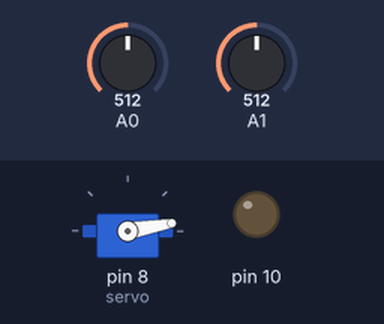
This sketch was run on a simulated Arduino Uno, built with avr-gcc and run on an emulated ATmega328P. Parts: servo, output pins drawn as LEDs (lit = HIGH). The inputs (shaded band) are chosen by the test bench; at power-on: A0 = 512, A1 = 512.

Above: at 1.2 s.
1.3 s: A0 set to 473
At 2.5 s:
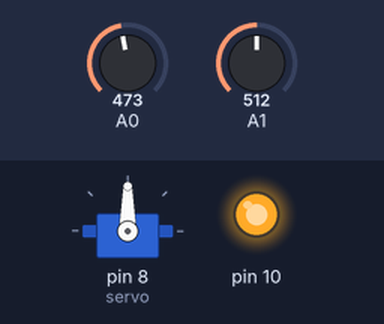
2.8 s: A1 set to 716
At 3.7 s:
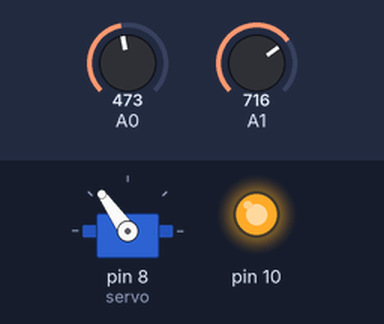
4.3 s: A0 set to 490
At 4.8 s:
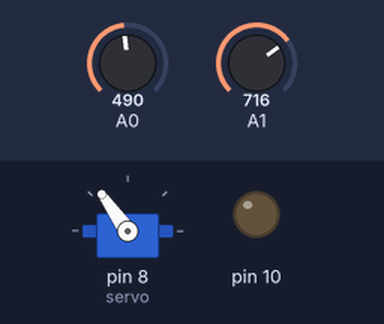
5.8 s: A1 set to 540
At 7.0 s:
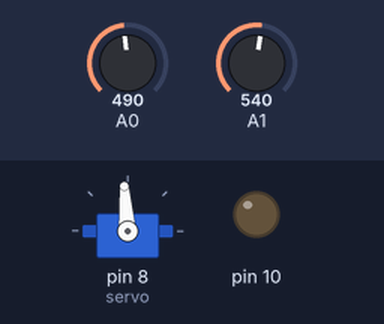
7.3 s: A1 set to 306
At 8.3 s:
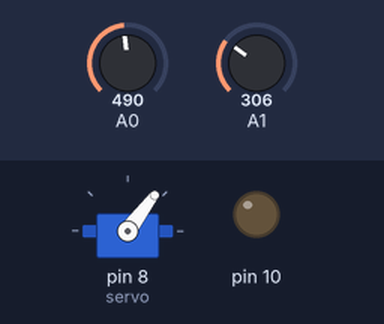
8.8 s: A1 set to 122
At 9.4 s:
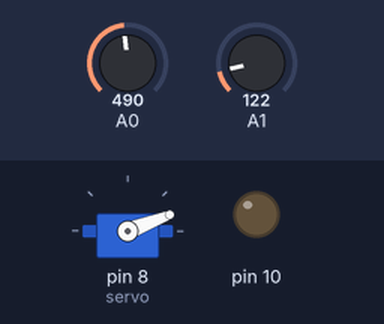
Timing chart, 0 to 11.3 s (numbered marks = the images above; inputs shaded):
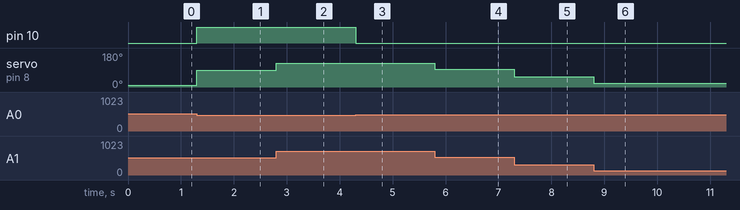

The sketch:

arduino_servo_joystick.ino
```cpp
#include <Servo.h>

Servo servo;

void setup() {
  // put your setup code here, to run once:
 pinMode("A0",INPUT);
 pinMode("A1",INPUT);
 pinMode(8, INPUT);
 pinMode(10,OUTPUT);
 servo.attach(8);
 servo.write(10);
 Serial.begin(9600);
}

void loop() {
  // put your main code here, to run repeatedly:
  while (analogRead(A0) < 480 || analogRead(A0) > 550) {
    digitalWrite(10,HIGH);
    servo.write(analogRead(A1)/5.68888888889);
  }
  digitalWrite(10,LOW);
   while (analogRead(A1) < 480 || analogRead(A1) > 550) {
     servo.write(analogRead(A1)/5.68888888889);
   }
}
 
```

Measured:
- the behaviour switches between 480 and 479 on A0 (found by bisection; images 0 and 1)
- after the input at 1.3 s, pin 10: LOW → HIGH at once; servo on pin 8 (servo): 10° → 90° at once
- after the input at 2.8 s, servo on pin 8 (servo): 90° → 125° at once
- after the input at 4.3 s, pin 10: HIGH → LOW at once
- after the input at 5.8 s, servo on pin 8 (servo): 125° → 94° at once
- after the input at 7.3 s, servo on pin 8 (servo): 94° → 53° at once
- after the input at 8.8 s, servo on pin 8 (servo): 53° → 21° at once
